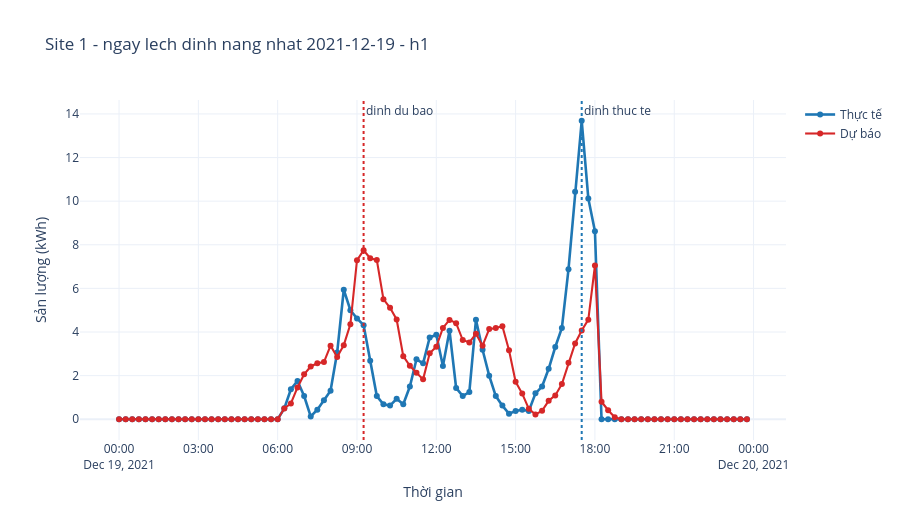

Notebook source saved alongside this figure:
### Markdown cell above
## 8. Zoom vào ngày lệch đỉnh nặng nhất của site trễ nhất

Lấy đúng site + ngày có `lech_phut` lớn nhất từ bảng local `df_lech` (không phải từ RMSE).

### Code cell
_ca_te_nhat = df_lech.reindex(df_lech['lech_phut'].abs().sort_values(ascending=False).index).iloc[0]
SITE_TE_NHAT = _ca_te_nhat['site_id']
ngay_te = _ca_te_nhat['ngay']

d = df[(df[SITE_COL] == SITE_TE_NHAT) & (df[TIMESTAMP_COL].dt.date == ngay_te)].sort_values(TIMESTAMP_COL).copy()

fig2 = go.Figure()
fig2.add_trace(go.Scatter(x=d[TIMESTAMP_COL], y=d['thuc_te'], name='Thực tế',
                          mode='lines+markers', line=dict(width=2.6, color='#1f77b4')))
fig2.add_trace(go.Scatter(x=d[TIMESTAMP_COL], y=d['du_bao'], name='Dự báo',
                          mode='lines+markers', line=dict(width=2.1, color='#d62728')))
fig2.add_vline(x=pd.Timestamp(f"{ngay_te} {_ca_te_nhat['gio_dinh_thuc_te']}"), line_dash='dot',
              line_color='#1f77b4', annotation_text='dinh thuc te')
fig2.add_vline(x=pd.Timestamp(f"{ngay_te} {_ca_te_nhat['gio_dinh_du_bao']}"), line_dash='dot',
              line_color='#d62728', annotation_text='dinh du bao')
fig2.update_layout(
    title=f'Site {SITE_TE_NHAT} - ngay lech dinh nang nhat {ngay_te} - h{HORIZON_XEM}',
    xaxis_title='Thời gian', yaxis_title='Sản lượng (kWh)',
    hovermode='x unified', height=520, template='plotly_white',
)
fig2.show()

print(f"Site lệch nặng nhất : {SITE_TE_NHAT}")
print(f"Ngày lệch nặng nhất : {ngay_te}")
print(f"Đỉnh thực tế lúc    : {_ca_te_nhat['gio_dinh_thuc_te']} (giá trị {_ca_te_nhat['thuc_te_dinh']:.3f})")
print(f"Đỉnh dự báo lúc     : {_ca_te_nhat['gio_dinh_du_bao']} (giá trị {_ca_te_nhat['du_bao_dinh']:.3f})")
print(f"Lệch                : {_ca_te_nhat['lech_phut']:+.0f} phút "
      f"({'du bao den SAU (tre)' if _ca_te_nhat['lech_phut'] > 0 else 'du bao den SOM' if _ca_te_nhat['lech_phut'] < 0 else 'khop'})")
